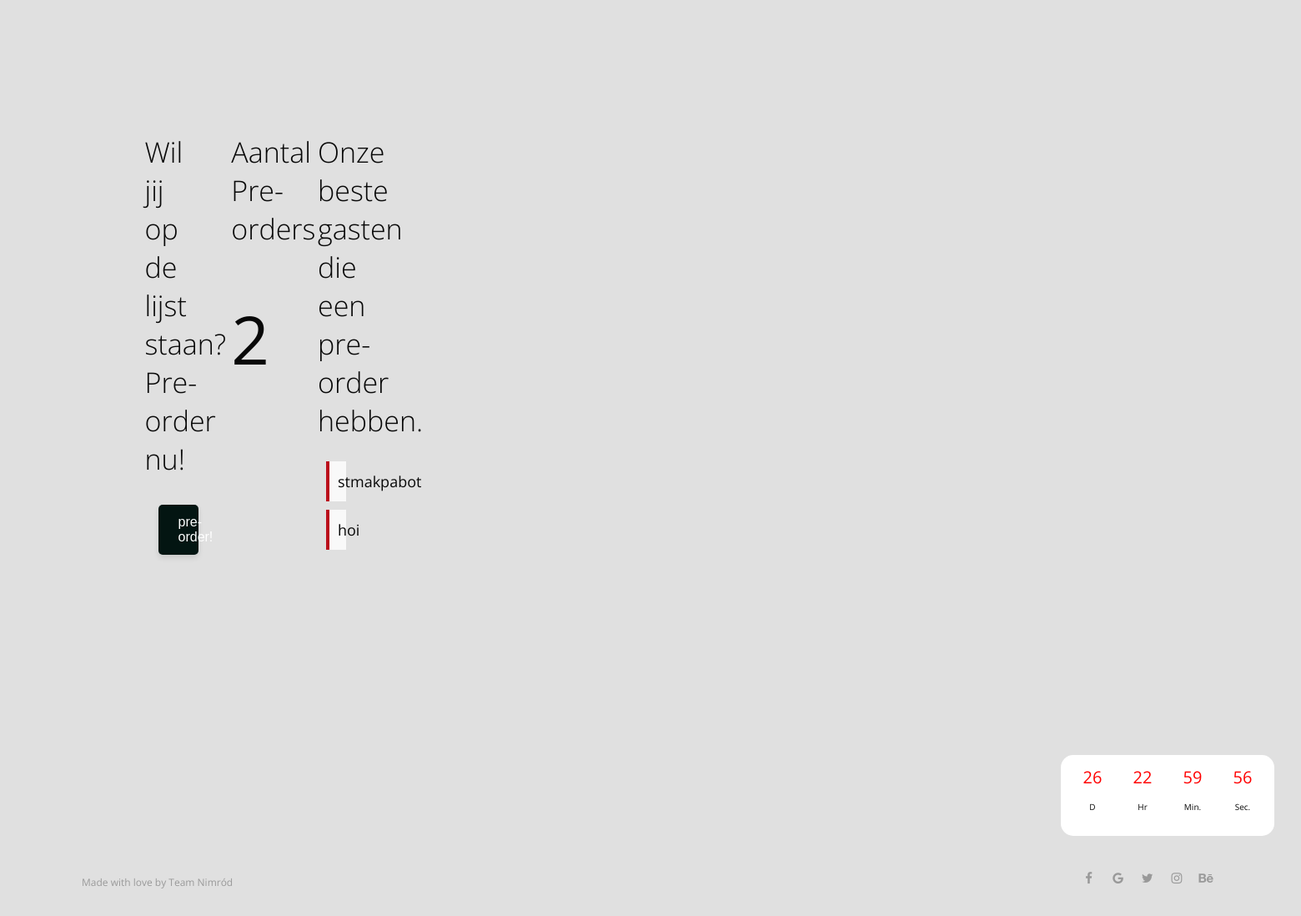
Before: /pre-order-waitlist.php (lower part) with the older database file.
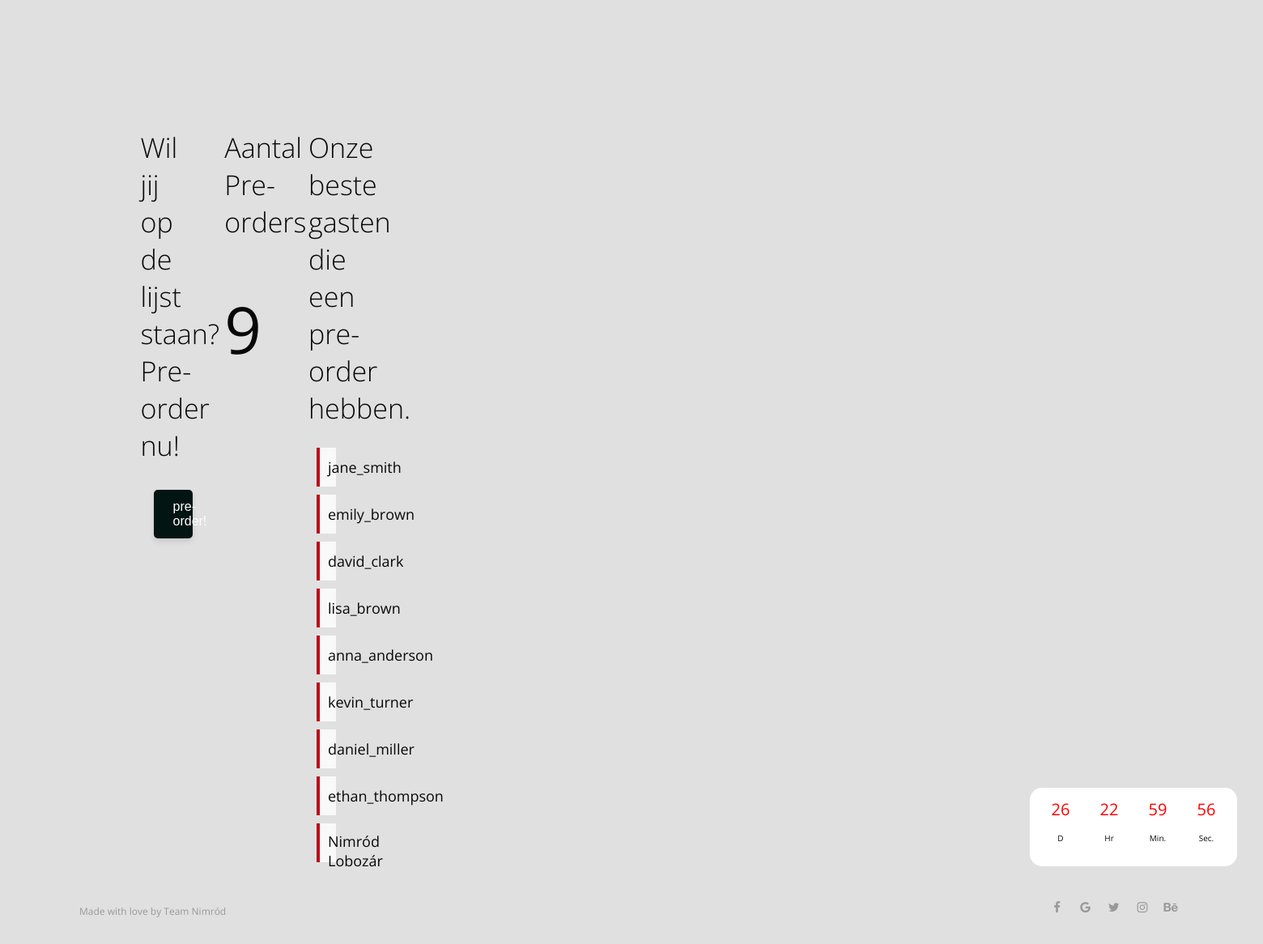
After: the same page with the newer database file.
### tables this page shows
CREATE TABLE IF NOT EXISTS `user` (
  `id` tinyint UNSIGNED NOT NULL AUTO_INCREMENT,
  `Username` varchar(20) NOT NULL,
  `Email` varchar(255) NOT NULL,
  `Password` varchar(255) NOT NULL,
  `PreOrder` bit(1) NOT NULL DEFAULT b'0',
  `date` datetime NOT NULL,
  PRIMARY KEY (`id`)
);

### pre-order-waitlist.php (the view, shortened to what this page needs)
<!DOCTYPE html>
<html lang="nl">
<head lang="en">
    <link rel="stylesheet" href="assets/css/style.css">
    <link rel="stylesheet" href="assets/css/namari-color.css">
    <link rel="stylesheet" href="https://cdnjs.cloudflare.com/ajax/libs/font-awesome/6.0.0-beta3/css/all.min.css">
    <link rel="stylesheet" href="assets/css/font-awesome.min.css">
    <link href="assets/css/animate.css" rel="stylesheet" type="text/css">
</head>
<body>
    <main class="pre-order-main">
        <div class="row">
            <div class="col-1">
                <h2 class="col-1">Wil jij op de lijst staan? Pre-order nu!</h2>
                <div class="col-1 button-container">
                    <button class="pre-order-button" onclick="preOrderButton()">
                        pre-order!
                    </button>
                </div>
            </div>
            <?php
            include 'config/config.php';
            $sql = "SELECT username FROM user WHERE PreOrder = 1";
            $sqlCount = "SELECT COUNT(*) as total_preorders FROM user WHERE PreOrder = 1";
            try {
                $stmt = $pdo->prepare($sql);
                $stmt->execute();
                $usernames = $stmt->fetchAll(PDO::FETCH_ASSOC);
                $stmtCount = $pdo->prepare($sqlCount);
                $stmtCount->execute();
                $countResult = $stmtCount->fetch(PDO::FETCH_ASSOC);
                $totalPreorders = $countResult['total_preorders'];
            } catch (PDOException $e) {
                die("Fout bij het ophalen van gegevens: " . $e->getMessage());
            }
            ?>
            <div class="col-1">
                <h2 class="col-1">Aantal Pre-orders</h2>
                <div class="col-1 pre-order-number">
                    <p>
                        <?php echo htmlspecialchars($totalPreorders); ?>
                    </p>
                </div>
            </div>
            <div class="col-1">
                <h2 class="col-1">Onze beste gasten die een pre-order hebben.</h2>
                <div class="col-1 pre-orders">
                    <ul>
                        <?php foreach ($usernames as $user): ?>
                            <li><?php echo htmlspecialchars($user['username']); ?></li>
                        <?php endforeach; ?>
                    </ul>
                </div>
            </div>
        </div>
    </main>
    <section class="countdown-pre-container wow fadeInRight" data-wow-delay=".9s">
        <div class="col-12 countdown-container flex">
            <div class="countdown row">
                <div class="col-3">
                    <div class="">
                        <span id="days"></span>
                        <p>D</p>
                    </div>
                </div>
                <div class="col-3">
                    <div class="">
                        <span id="hours"></span>
                        <p>Hr</p>
                    </div>
                </div>
                <div class="col-3">
                    <div class="">
                        <span id="minutes"></span>
                        <p>Min.</p>
                    </div>
                </div>
                <div class="col-3">
                    <div class="">
                        <span id="seconds"></span>
                        <p>Sec.</p>
                    </div>
                </div>
            </div>
        </div>
    </section>
    <footer id="landing-footer" class="padding landing-footer jc-center clearfix">
        <div class="col-6">
            <p id="copyright">Made with love by<a href="/"> Team Nimród</a>
            </p>
        </div>
        <div class="media-icons col-6">
            <ul class="social-icons">
                <li>
                    <a target="_blank" title="Facebook" href="https://www.facebook.com/username">
                        <i class="fa fa-facebook fa-1x"></i><span>Facebook</span>
                    </a>
                </li>
                <li>
                    <a target="_blank" title="Google" href="http://google.com">
                        <i class="fa fa-google fa-1x"></i><span>Google</span>
                    </a>
                </li>
                <li>
                    <a target="_blank" title="Twitter" href="http://www.twitter.com/username">
                        <i class="fa fa-twitter fa-1x"></i><span>Twitter</span>
                    </a>
                </li>
                <li>
                    <a target="_blank" title="Instagram" href="http://www.instagram.com/username">
                        <i class="fa fa-instagram fa-1x"></i><span>Instagram</span>
                    </a>
                </li>
                <li>
                    <a target="_blank" title="behance" href="http://www.behance.net">
                        <i class="fa fa-behance fa-1x"></i><span>Behance</span>
                    </a>
                </li>
            </ul>
        </div>
    </footer>
</body>
</html>

### assets/css/style.css (style rules this page uses)
*, *:before, *:after { -webkit-box-sizing: border-box; -moz-box-sizing: border-box; box-sizing: border-box; }
body, div, dl, dt, dd, ul, ol, li, h1, h2, h3, h4, h5, h6, pre, form, blockquote, th, td { margin: 0; padding: 0; direction: ltr; }
body { margin: 0; padding: 0; box-sizing: border-box; -webkit-font-smoothing: antialiased; overflow-x: hidden; }
@media (max-width: 2560px) { main { margin-top: 30rem; } }
@media (max-width: 1920px) { main { margin-top: 10rem; } }
p { line-height: 25px; }
a { text-decoration: none; line-height: inherit; -webkit-transition: opacity 0.3s ease-out; -moz-transition: opacity 0.3s ease-out; -o-transition: opacity 0.3s ease-out; transition: opacity 0.3s ease-out; }
section { clear: both; overflow: hidden; }
.row { max-width: 1245px; margin: 0 auto; padding: 75px 0; position: relative; }
.clearfix:after { content: ""; display: table; clear: both; }
.row, .col, [class^=col-], [class*=" col-"], .inner { display: flex; }
.row { flex-direction: row; flex-wrap: wrap; align-items: flex-start; }
.col, [class^=col-], [class*=" col-"] { flex-direction: column; max-width: 100%; padding: 0.5rem; }
[class^=col-], [class*=" col-"] { flex: 0 0 auto; }
.col-1 { width: 8.3333333333%; }
.col-3 { width: 25%; }
.col-6 { width: 50%; }
.col-12 { width: 100%; }
.jc-center { justify-content: center !important; }
.social-icons { display: inline-block; list-style: none; }
.social-icons a { display: inline-block; width: 32px; text-align: center; }
h2 { padding: 14px 0; }
.fa-1x { font-size: 15px !important; }
button { background-color: #333; color: white; border: none; padding: 10px; cursor: pointer; }
#landing-footer { position: fixed; bottom: 0; width: 100%; }
.landing-footer { display: flex; }
#landing-footer.padding { padding: 0 90px 20px 90px; }
#landing-footer p { margin: 0; }
#landing-footer ul { list-style: none; text-align: right; }
#landing-footer li { display: inline-block; }
.countdown-pre-container { position: fixed; z-index: 999; display: flex; bottom: 1rem; right: 2rem; padding-top: 3rem; height: 225px; }
.countdown-container { text-align: center; justify-content: center; margin-bottom: 5rem; width: 100%; font-size: 10px; background-color: #fff; border-radius: 15px; animation: bounce 2s infinite 5s; }
.countdown div { margin-top: 0px; width: 60px; padding-left: 0; }
.countdown span { font-size: 20px; border-radius: 25px; color: red; }
.flex { display: flex; }
.pre-order-number p { font-size: 5rem; }
button { background-color: #031512; color: white; padding: 12px 24px; font-size: 16px; border: none; margin: 1rem; border-radius: 5px; cursor: pointer; transition: background-color 0.3s ease, transform 0.3s ease; box-shadow: 0 4px 6px rgba(0, 0, 0, 0.1); }
.pre-orders { min-height: 60vh; }
.pre-orders li { padding: 10px; min-height: 1rem; margin: 10px; height: 3rem; font-size: larger; align-content: center; background-color: #f9f9f9; border-left: 4px solid #ba0d1b; list-style: none; }
.pre-order-main { display: flex; justify-content: center; }

### assets/css/namari-color.css (style rules this page uses)
body { background: #e0e0e0; }
a, .la-ball-triangle-path { color:#ba0d1b ; }
body { font-family: 'Open Sans', sans-serif, Arial, Helvetica; font-size: 15px; font-weight: normal; color: #080808; }
h2 { font-family: 'Open Sans', sans-serif, Arial, Helvetica; font-size: 34px; font-weight: 300; color: #080808; }
#landing-footer, #landing-footer p, #landing-footer a { font-family: 'Open Sans', sans-serif, Arial, Helvetica; font-size: 12px; font-weight: normal; color: #999; }
#landing-footer i { color: #999; }

Changed rows visible on the page:
removed user: Username "stmakpabot"
removed user: Username "hoi"
added user: Username "jane_smith"
added user: Username "emily_brown"
added user: Username "david_clark"
added user: Username "lisa_brown"
added user: Username "anna_anderson"
added user: Username "kevin_turner"
added user: Username "daniel_miller"
added user: Username "ethan_thompson"
added user: Username "Nimród Lobozár"
Other visible differences:
$totalPreorders: "2" → "9"
